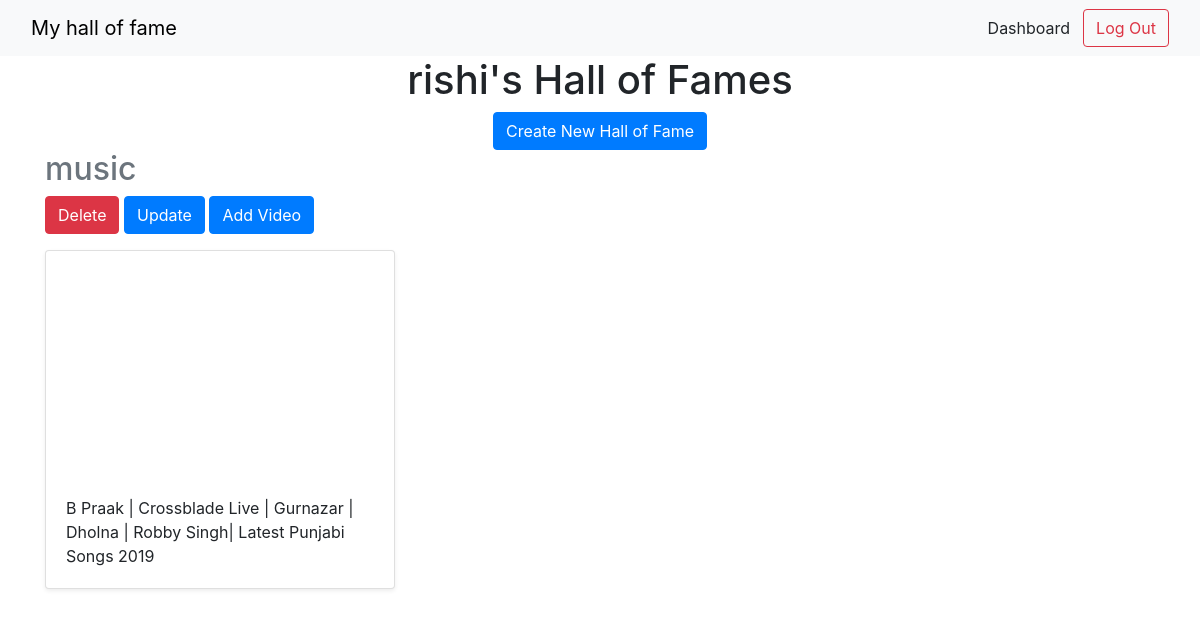
The app's page /dashboard (signed in) with its own data.
### halls/models.py (models this page shows)
class Hall(models.Model):
    title = models.CharField(max_length=255)
    user = models.ForeignKey(User,on_delete=models.CASCADE)

class Video(models.Model):
    title = models.CharField(max_length=255)
    url = models.URLField()
    youtube_id = models.CharField(max_length=255)
    hall = models.ForeignKey(Hall, on_delete=models.CASCADE)

### halls/views.py (the view)
# urls.py: path('dashboard',views.dashboard, name='dashboard'),
@login_required
def dashboard(request):
    halls = Hall.objects.filter(user=request.user)
    return render(request, 'halls/dashboard.html',{'halls':halls})

### halls/templates/halls/dashboard.html
{% extends 'halls/base.html' %}
{% block content %}
<div class="container">
    <div class="text-center">
        <h1>{{ user.username }}'s Hall of Fames</h1>
        <a href="{% url 'create_hall' %}" class="btn btn-primary ">Create New Hall of Fame</a>
    </div>
    {% for hall in halls %}
    <h2><a href="{% url 'detail_hall' hall.id %} "class="text-decoration-none text-secondary">{{ hall.title }}</a></h2>
    <a href="{% url 'delete_hall' hall.id %}" class="btn btn-danger">Delete</a>
    <a href="{% url 'update_hall' hall.id %}" class="btn btn-primary">Update </a>
    <a href="{% url 'add_video' hall.id %}" class="btn btn-primary">Add Video</a>
    <div class="row">
        {% for video in hall.video_set.all %}
        <div class="col-md-4 mt-3">
            <div class="card mb-4 shadow-sm">
                <iframe width="100%" height="225" src="https://www.youtube.com/embed/{{ video.youtube_id }}"
                    frameborder="0"
                    allow="accelerometer; autoplay; clipboard-write; encrypted-media; gyroscope; picture-in-picture; web-share"
                    allowfullscreen></iframe>
                <div class="card-body">
                    <p class="card-text">{{ video.title }}</p>
                </div>
            </div>
        </div>
        {% endfor %}
    </div>
    {% endfor %}
</div>
{% endblock %}

### records on screen
Hall: title "music"
Video: title "B Praak | Crossblade Live | Gurnazar | Dholna | Robby Singh| Latest Punjabi Songs 2019"

### other values on screen
{{ user.username }} "rishi"
